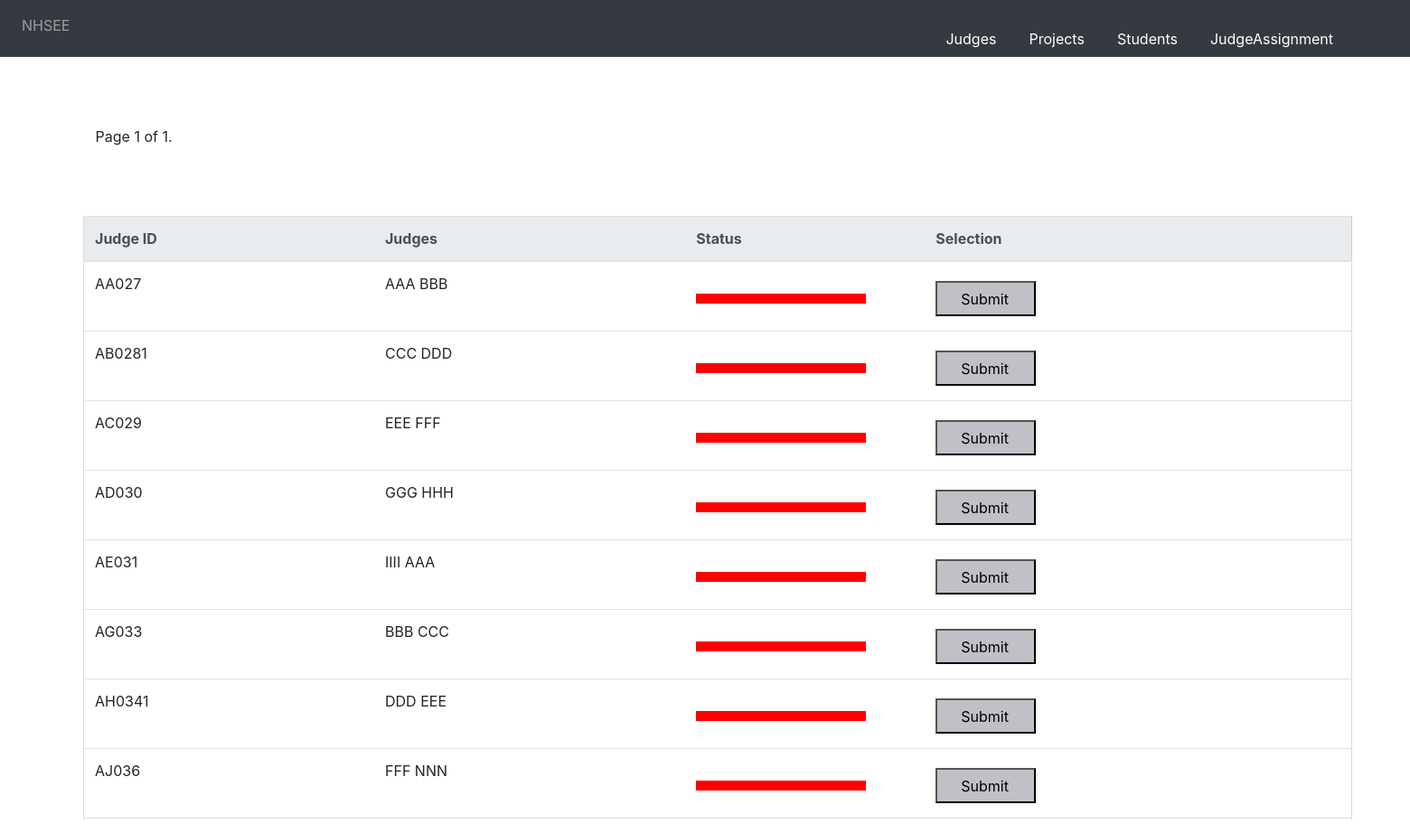
The page /judges/ on the database its author committed.
### nhsee/models/judge_model.py (models this page shows, shortened)
class judge(Model):
    judge_id=models.CharField( max_length=100,primary_key=True,blank=False, unique=True)
    fname=models.CharField(max_length=100)
    lname=models.CharField(max_length=100)
    class Meta:
        db_table = "nhsee_judge"

### nhsee/views/judge_views.py (the view, shortened to what this page needs)
# urls.py: path(r'judges/',judge_views.judgeslisting),
def judgeslisting(request):
    judgel = judge.objects.all()
    judge_list=[]
    for judges in judgel:
        judgestatus=judgeassignment.objects.filter(judge_id=judges.judge_id)
        assign_judge_list=[]
        for judge_ids in judgestatus:
            assign_judge_list.append(judge_ids.judge_id_id)
        judgestatus=len(assign_judge_list)
        if judgestatus > 5:
                judge_list.append({"judge_name":str(judges.fname)+" "+str(judges.lname),"judge_id":judges.judge_id,"judgestatus":True})
        else:
               judge_list.append({"judge_name":str(judges.fname)+" "+str(judges.lname),"judge_id":judges.judge_id})
    paginator_projects = Paginator(judge_list, 10)
    page = request.GET.get('page')
    contacts = paginator_projects.get_page(page)
    return render(request,'judges_templates/listjudges.html',{"judgesjson":contacts})

### templates/judges_templates/listjudges.html (shortened to what this page needs)
{% extends 'base.html' %}
 {% block content %}
 <!DOCTYPE html>
<html lang="en">
<head>
  {% load staticfiles %}
  <link  rel="stylesheet" href="{% static "css/bootstrap.min.css" %}" />
</head>
{% include   'judges_templates/judgesform.html' %}
<div class="pagination">
    <span class="step-links">
        <div class="currentd">
        <span class="current">
            Page {{ judgesjson.number }} of {{ judgesjson.paginator.num_pages }}.
        </span></div>
    </span>
</div>
<div class="table-class">
  <table class="table">
  <thead class="thead-light">
    <tr>
      <th scope="col">Judge ID</th>
      <th scope="col">Judges</th>
      <th scope="col">Status</th>
      <th scope="col">Selection</th>
    </tr>
  </thead>
    {% if judgesjson %}
    <tbody>
        {% for judges in judgesjson %}
        <tr>
            <td> {{judges.judge_id}}</td>
            <td> {{judges.judge_name}}</td>
            <form  action='' method="post" >
            {% if judges.judgestatus %}
              <td> <div class="box green"></div></td>
              <td><input type='submit' name="judgeprojects"  value="Submit" /></td>
            {% else %}
              <td> <div class="box red"></div></td>
              <td><input type='submit' name="judgeprojects"  value="Submit" /></td>
            {% endif %}
            </form>
        </tr>
        {% endfor %}
    </tbody>
    </table>
    </div>
    {% else %}
    <div class="heading"><h2>No judges Available<h2></div>
    {% endif %}
{% endblock content %}

### templates/judges_templates/listjudges.html (style rules this page uses)
.table { margin: 9% 0% 10% 1%; border:1px solid #55556636; }
.table-class { width:90%; margin-left:5%; margin-right:5%; margin-top:4%; }
.pagination { margin-left: 1%; margin-right: 0%; margin-top: 0%; }
.currentd { position:absolute; margin: 26px 0px 0px 90px; }
.red { background:#f00; padding:11px 0px 0px 0px; margin:23px 53px 0px 0px; }
input[type=submit] { margin:9px 2px 4px 0px; background-color:#babac2e8; padding: 6px 28px 5px 26px; }

### rows shown on the page
judge: judge_id "AA027"
judge: judge_id "AB0281"
judge: judge_id "AC029"
judge: judge_id "AD030"
judge: judge_id "AE031"
judge: judge_id "AG033"
judge: judge_id "AH0341"
judge: judge_id "AJ036"

### other values the page prints
{{ judgesjson.number }} "1"
{{ judgesjson.paginator.num_pages }} "1"
{{ judges.judge_name }} "AAA BBB" "CCC DDD" "EEE FFF" "GGG HHH" "IIII AAA" "BBB CCC" "DDD EEE" "FFF NNN"
